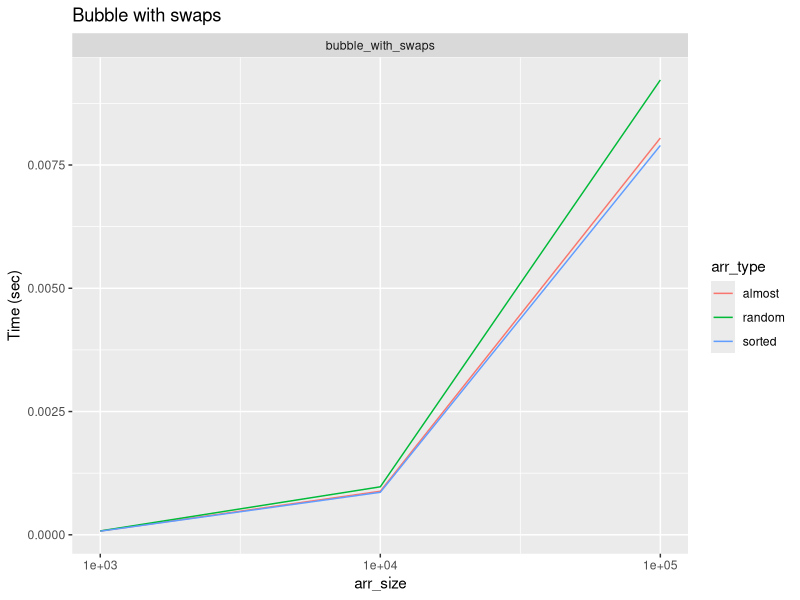
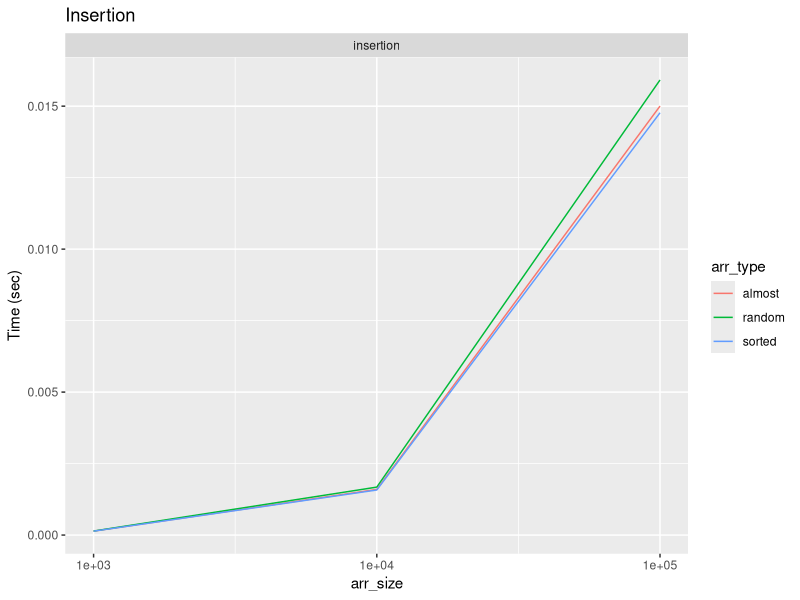
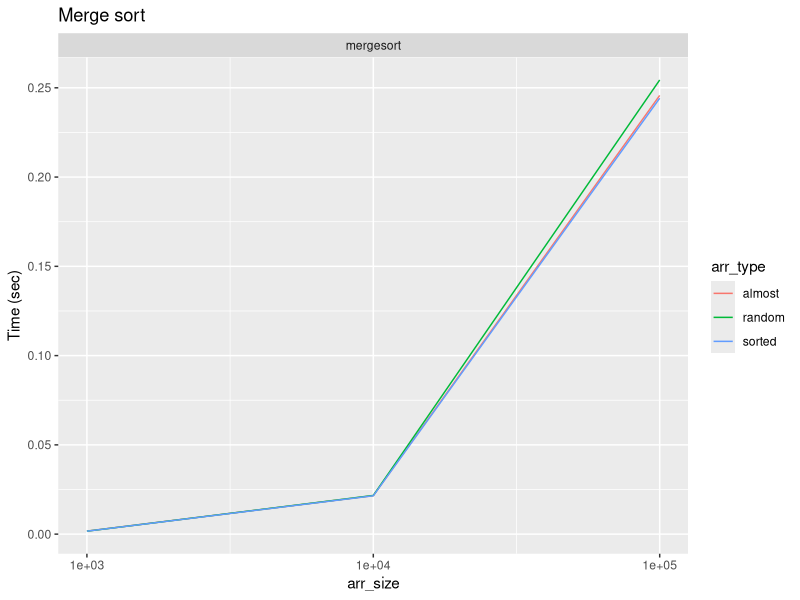
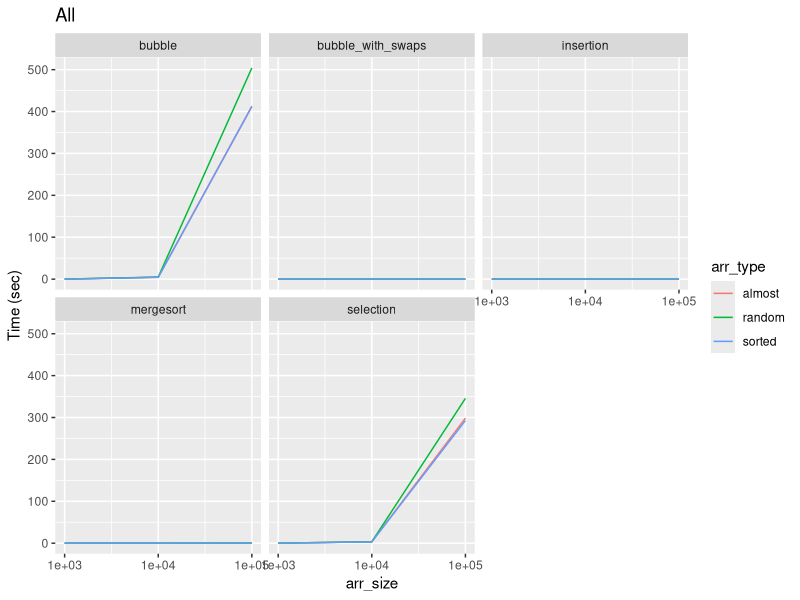

The R source for these figures, in order:
library(tidyverse)

plot_results <- function(df, title, filename = "temp.png") {
  df %>% 
    group_by(arr_type) %>% 
    ggplot(aes(x = arr_size, y = time, color = arr_type)) +
    ggtitle(title) +
    scale_x_continuous(trans = "log10") +
    geom_line() +
    facet_wrap(~ alg, nrow = 2) +
#    geom_smooth(se = FALSE) + 
    ylab("Time (sec)") 
    
  ggsave(filename, width = 6, height = 3, units = "in")
}

results = read_csv('results.csv')

bubble_with_swaps <- results %>% filter(alg == 'bubble_with_swaps')
insertion <- results %>% filter(alg == 'insertion')
mergesort <- results %>% filter(alg == 'mergesort')

plot_results(bubble_with_swaps, "Bubble with swaps", "bubble_with_swaps.png")
plot_results(insertion, "Insertion", "insertion.png")
plot_results(mergesort, "Merge sort", "mergesort.png")
plot_results(results, "All", "all.png")
